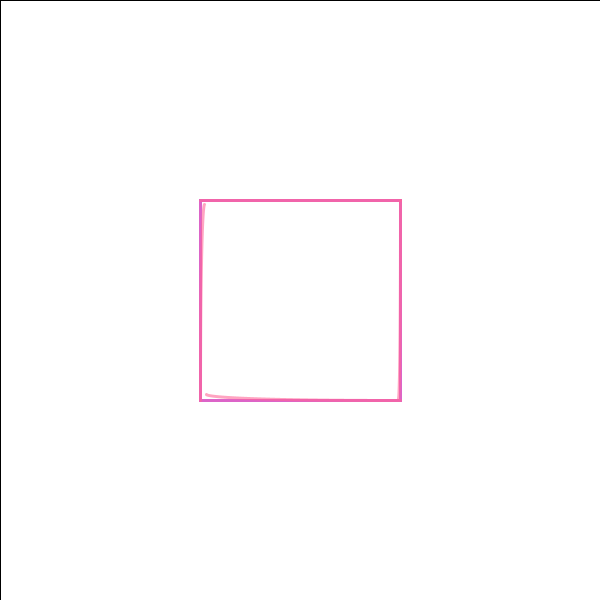
Frame 1 (no input)
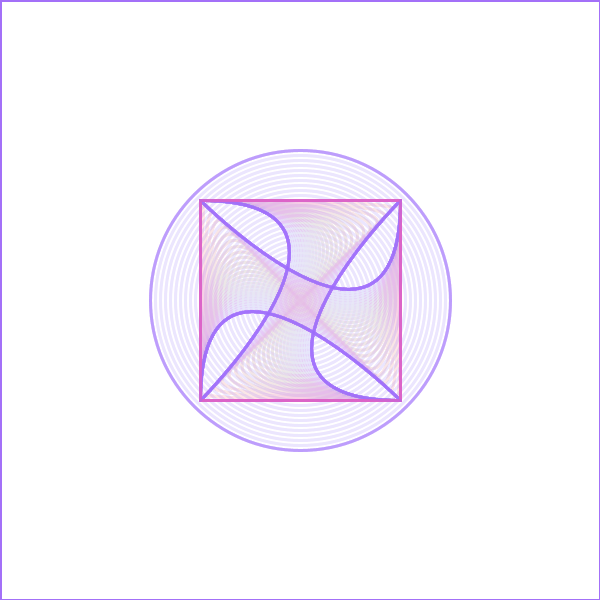
Frame 60 (the mouse pressed at the canvas centre just before this capture)
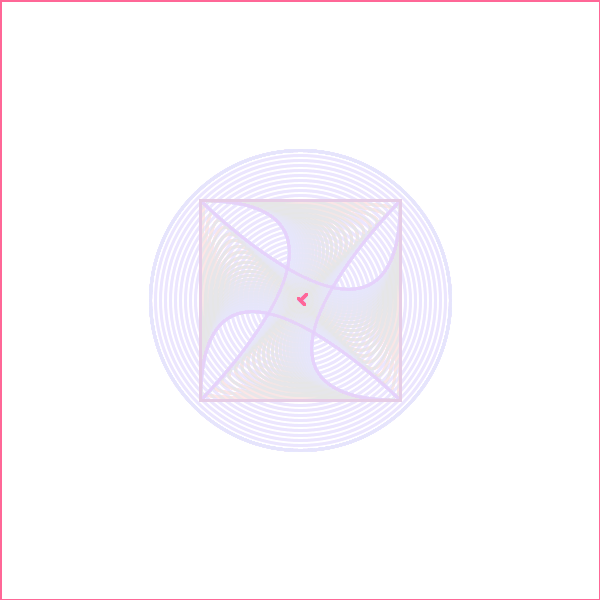
Frame 120 (the mouse held since frame 60 and released just before this capture)

The Processing sketch that drew these frames (run headless with seeded random() and noise(); from frame 60 on, the mouse is pressed at the canvas centre):

// Processing sketch: processing_101381
// ── processing_101381.pde

CurveClass c;

float w, h;
void setup() {
  size(600,600);
  background(255);
  frameRate(10);
  c=new CurveClass(width/2, height/2,200,200);
}

void draw() {
  //background(255);
  fill(255, 5);
  rectMode(LEFT);
  rect(0,0, width, height);
  strokeWeight(3);
  stroke(220,100,200);
  if(mousePressed) { 
    c=new CurveClass(mouseX, mouseY, w, h);
  }
  c.drawRec();
}

void mouseReleased(){
  w=mouseX;
  h=mouseY;
  draw();
}

class CurveClass {
  float xpos, ypos, w, h;
  float curvy=0;
  float endcurve=0;
  float cir;

  CurveClass(float x1, float y1, float x2, float y2) {
    this.xpos=x1;
    this.ypos=y1;
    this.w=x2;
    this.h=y2;
  }

  void drawRec() {
    rectMode(CENTER);
    noFill();
    rect(xpos, ypos, w, h);
    //strokeWeight(0.1);
    stroke(255-curvy,100,150+curvy,150-curvy);
    curvey0(xpos-w/2,ypos-h/2,xpos+w/2,ypos-h/2);
    curvey1(xpos+w/2,ypos-h/2,xpos+w/2,ypos+h/2);
    curvey3(xpos-w/2,ypos+h/2,xpos-w/2,ypos-h/2);
    curvey2(xpos+w/2,ypos+h/2,xpos-w/2,ypos+h/2);
  }

  void curvey0(float verX1,float verY1,float verX2,float verY2) {
    beginShape();
    vertex(verX1,verY1);
    bezierVertex(verX2,verY2,verX2-curvy-endcurve,verY2+curvy+endcurve,verX2-endcurve-curvy,verY2+curvy+endcurve);
    endShape();
    if(curvy<100) {
      curvy+=1;
      endcurve+=1;
    }
  }

  void curvey1(float verX1,float verY1,float verX2,float verY2) {
    beginShape();
    vertex(verX1,verY1);
    bezierVertex(verX2,verY2,verX2-curvy-endcurve,verY2-curvy-endcurve,verX2-curvy-endcurve,verY2-endcurve-curvy);
    endShape();
    if(curvy<100) {
      curvy+=1;
      endcurve+=1;
    }
  } 


  void curvey2(float verX1,float verY1,float verX2,float verY2) {
    beginShape();
    vertex(verX1,verY1);
    bezierVertex(verX2,verY2,verX2+curvy+endcurve,verY2-curvy-endcurve,verX2+endcurve+curvy,verY2-curvy-endcurve);
    endShape();
    if(curvy<100) {
      curvy+=1;
      endcurve+=1;
    }
  } 

  void curvey3(float verX1,float verY1,float verX2,float verY2) {
    beginShape();
    vertex(verX1,verY1);
    bezierVertex(verX2,verY2,verX2+curvy+endcurve,verY2+curvy+endcurve,verX2+curvy+endcurve,verY2+endcurve+curvy);
    endShape();
    if(curvy<100) {

      curvy+=1;
      endcurve+=1;
    }
    else {
      ellipse(xpos,ypos,cir,cir);
      if (cir<(3*w/2)) {
        cir+=10;
      }
    }
  }
}
